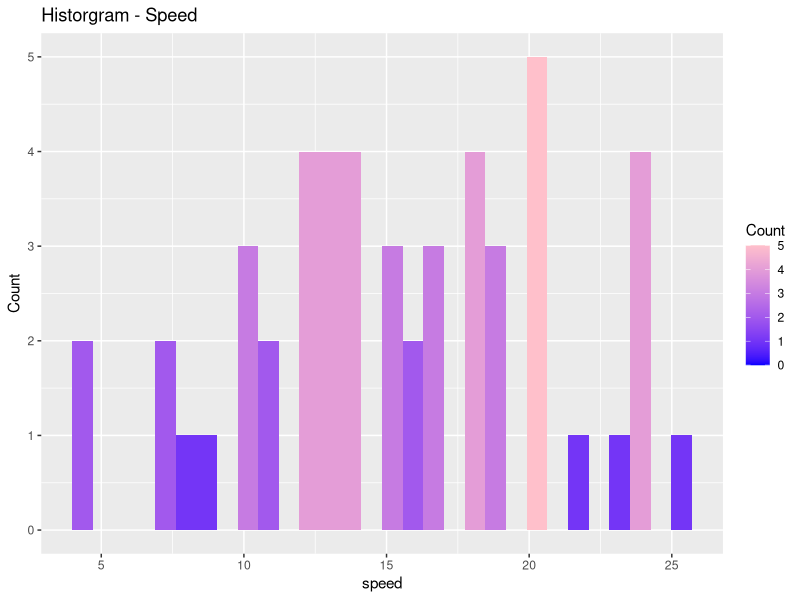
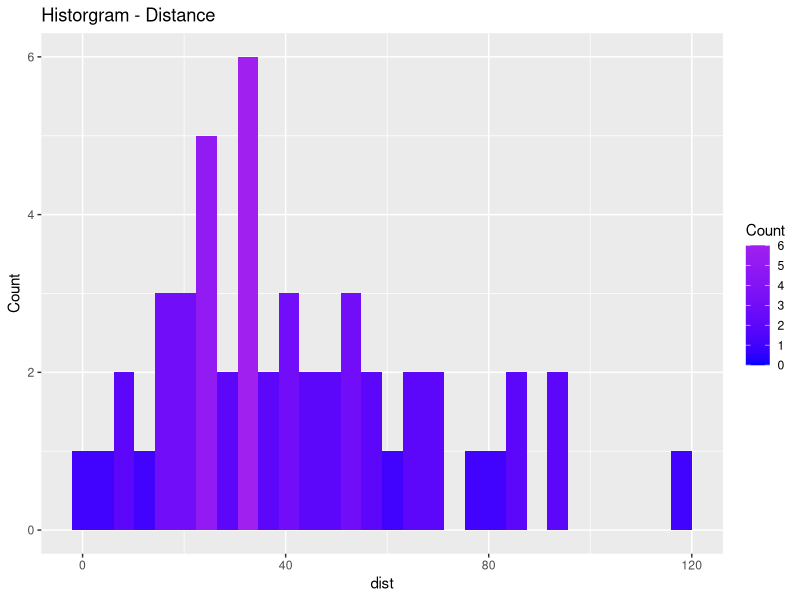
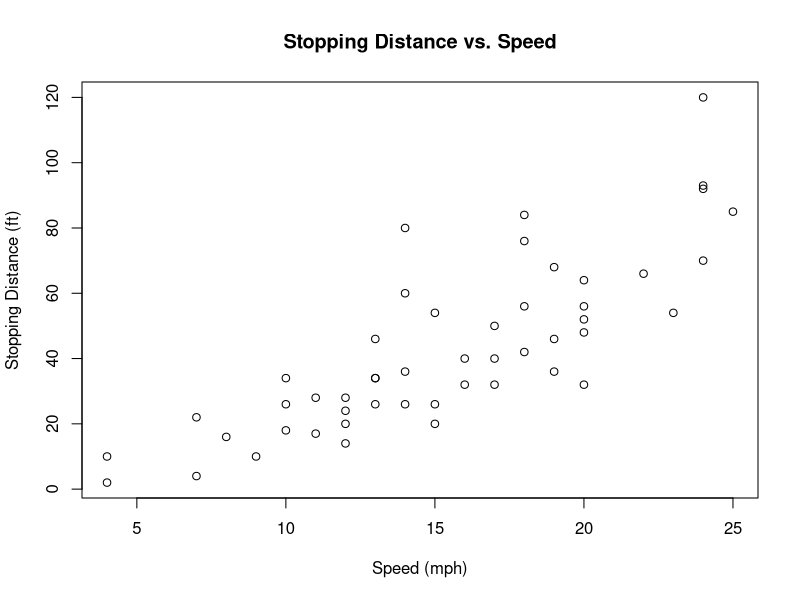
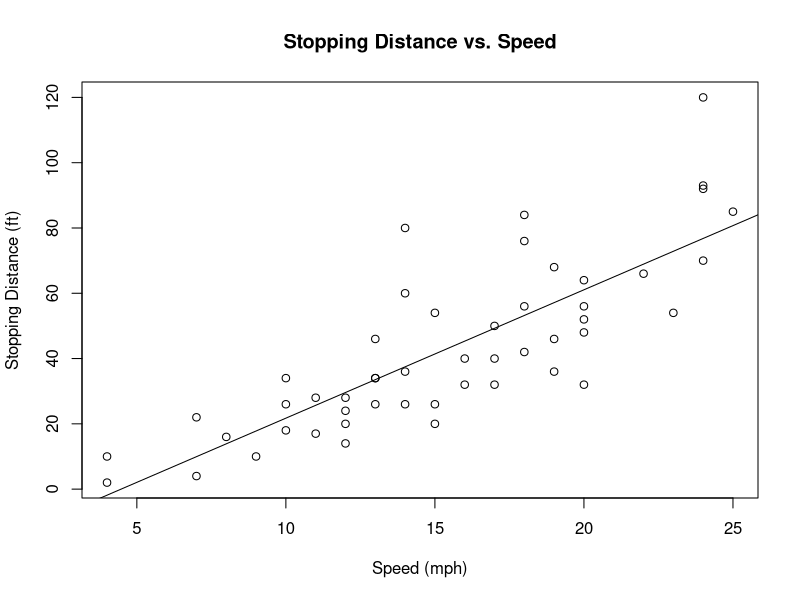
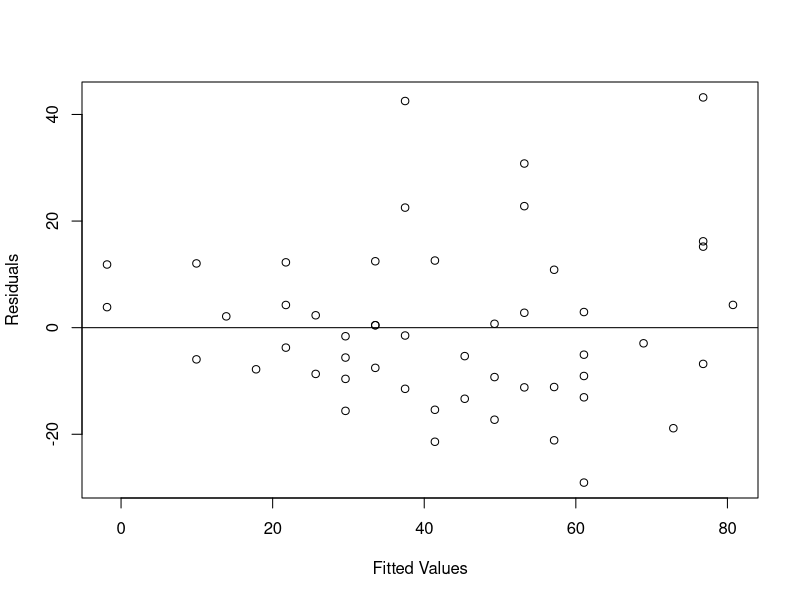
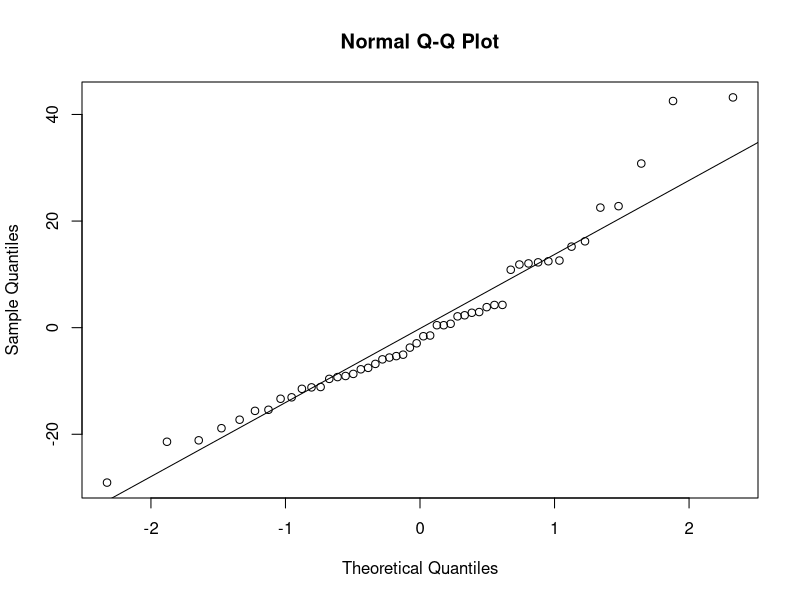
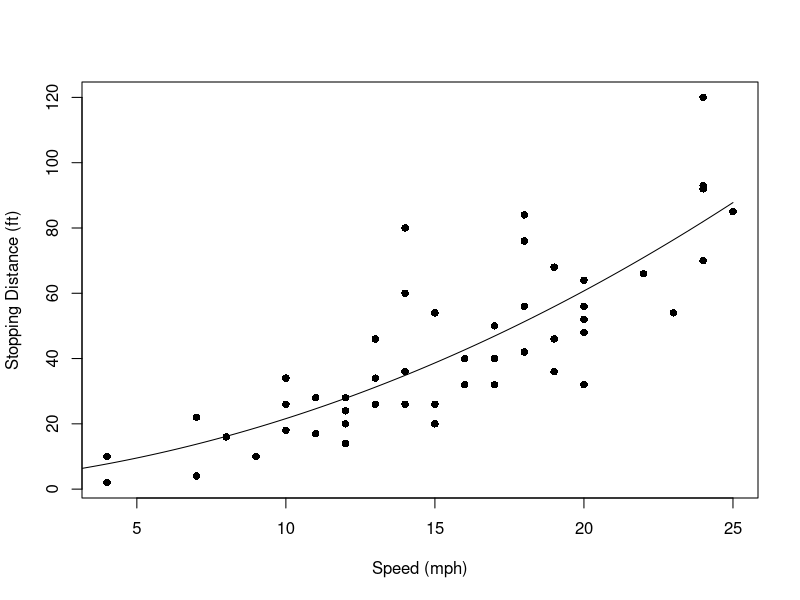
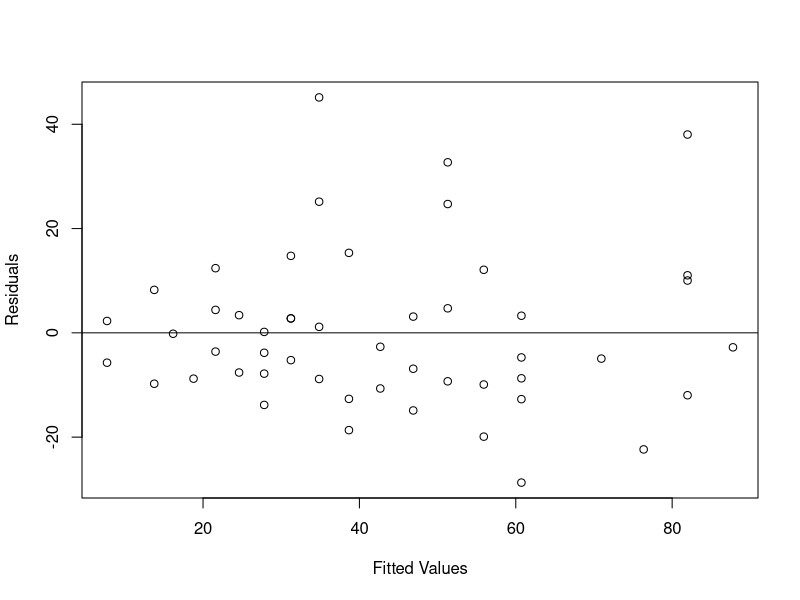

The R source for these figures, in order:
## ---- chunk 1
library(ggplot2)
library(dplyr)
library(gridExtra)
## ---- chunk 2
knitr::opts_chunk$set(echo = TRUE)
## ---- chunk 3
data(cars)
head(cars)
summary(cars)
colnames(cars)
ncol(cars)
nrow(cars)
## ---- chunk 4
cars_speed_df = arrange(cars, speed)

ggplot(data=cars_speed_df, aes(cars_speed_df$speed)) + 
  geom_histogram(aes(fill = ..count..)) +
  scale_fill_gradient("Count", low = "blue", high = "pink") +
  labs(title = "Historgram - Speed") +
  labs(x = "speed") +
  labs(y = "Count")
## ---- chunk 5
cars_dist_df = arrange(cars, dist)

ggplot(data=cars_dist_df, aes(cars_dist_df$dist)) + 
  geom_histogram(aes(fill = ..count..)) +
  scale_fill_gradient("Count", low = "blue", high = "purple") +
  labs(title = "Historgram - Distance") +
  labs(x = "dist") +
  labs(y = "Count")
## ---- chunk 6
plot(cars$speed, cars$dist, xlab='Speed (mph)', ylab='Stopping Distance (ft)', 
     main='Stopping Distance vs. Speed')
## ---- chunk 7
cars_lm <- lm(cars$dist ~ cars$speed)
cars_lm

plot(cars$speed, cars$dist, xlab='Speed (mph)', ylab='Stopping Distance (ft)', 
     main='Stopping Distance vs. Speed')
abline(cars_lm)
## ---- chunk 8
summary(cars_lm)
## ---- chunk 9
plot(cars_lm$fitted.values, cars_lm$residuals, xlab='Fitted Values', ylab='Residuals')
abline(0,0)
## ---- chunk 10
qqnorm(cars_lm$residuals)
qqline(cars_lm$residuals)
## ---- chunk 11
speed <- cars$speed
speed2 <- speed^2
dist <- cars$dist
  
cars_qm <- lm(dist ~ speed + speed2)
summary(cars_qm)

speedvalues <- seq(0, 25, 0.1)
predictedcounts <- predict(cars_qm,list(speed=speedvalues, speed2=speedvalues^2))

plot(speed, dist, pch=16, xlab='Speed (mph)', ylab='Stopping Distance (ft)')
lines(speedvalues, predictedcounts)

plot(cars_qm$fitted.values, cars_qm$residuals, xlab='Fitted Values', ylab='Residuals')
abline(0,0)

qqnorm(cars_qm$residuals)
qqline(cars_qm$residuals)
